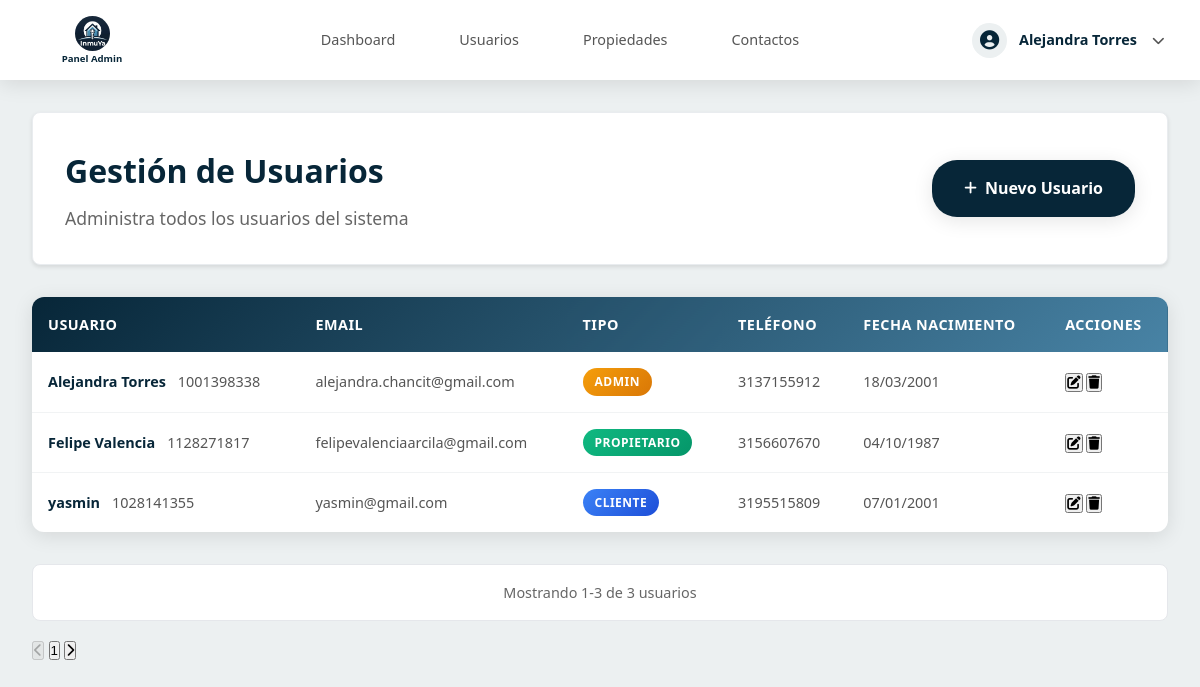
The page /InmuYa-main/index.php?route=admin/usuarios/usuarios (signed in) on the database its author committed.
### tables this page shows
CREATE TABLE `usuarios` (
  `id_usuario` int(11) NOT NULL,
  `nombre` varchar(100) NOT NULL,
  `email` varchar(100) NOT NULL,
  `telefono` varchar(20) DEFAULT NULL,
  `tipodocumento` int(11) NOT NULL,
  `numerodocumento` varchar(30) NOT NULL,
  `fechadenacimiento` date NOT NULL,
  `contrasena` varchar(255) NOT NULL,
  `tipo_usuario` enum('cliente','propietario','admin') NOT NULL
);

### InmuYa-main/app/controllers/UsuarioController.php (called while the page is built, shortened)
<?php
require_once __DIR__ . '/../models/UsuarioModel.php';
class UsuarioController {
    private $usuarioModel;
    public function __construct() {
        $this->usuarioModel = new UsuarioModel();
    }
    public function mostrarGestionUsuarios() {
        $usuarios = $this->usuarioModel->obtenerTodosLosUsuarios();
        include __DIR__ . '/../views/admin/usuarios/usuarios.php';
    }
}
?>

### InmuYa-main/index.php (called while the page is built, shortened)
<?php
try {
    $route = isset($_GET['route']) ? htmlspecialchars($_GET['route'], ENT_QUOTES, 'UTF-8') : 'home';
    $routeConfig = getRoute($route);
    if ($routeConfig) {
        if (isset($routeConfig['controller']) && isset($routeConfig['action'])) {
            $controllerName = $routeConfig['controller'];
            $actionName = $routeConfig['action'];
            $controllerPath = __DIR__ . '/app/controllers/' . $controllerName . '.php';
            if (file_exists($controllerPath)) {
                if (class_exists($controllerName)) {
                    $controller = new $controllerName();
                    if (method_exists($controller, $actionName)) {
                        $controller->$actionName();
                    } else {
                        http_response_code(404);
                        echo "Acción no encontrada: " . htmlspecialchars($actionName);
                    }
                } else {
                    http_response_code(500);
                    echo "Error: Clase del controlador no encontrada: " . htmlspecialchars($controllerName);
                }
            } else {
                http_response_code(404);
                echo "Controlador no encontrado: " . htmlspecialchars($controllerName);
            }
        }
    } else {
        http_response_code(404);
        echo "Ruta no encontrada: " . htmlspecialchars($route);
    }
} catch (Exception $e) {
    error_log("Error en index.php: " . $e->getMessage());
    ob_clean();
    http_response_code(500);
    echo "Error interno del servidor. Por favor, inténtalo más tarde.";
    if (defined('DEBUG') && DEBUG) {
        echo "<br><br>Error: " . htmlspecialchars($e->getMessage());
    }
}
?>

### InmuYa-main/app/models/UsuarioModel.php (called while the page is built, shortened)
<?php
class UsuarioModel {
    private $conexion;
    public function __construct() {
        $conexionPath = __DIR__ . '/../../config/conexion.php';
        if (isset($conexion)) {
            $this->conexion = $conexion;
        } elseif (isset($GLOBALS['conexion'])) {
            $this->conexion = $GLOBALS['conexion'];
        } else {
            throw new Exception("Error: No se pudo obtener la conexión a la base de datos");
        }
    }
    public function obtenerTodosLosUsuarios($limit = null, $offset = 0) {
        $sql = "SELECT * FROM usuarios ORDER BY nombre ASC";
        if ($limit) {
            $sql .= " LIMIT ? OFFSET ?";
            $stmt = $this->conexion->prepare($sql);
            if (!$stmt) {
                throw new Exception("Error en la preparación de la consulta: " . $this->conexion->error);
            }
            $stmt->bind_param("ii", $limit, $offset);
        } else {
            $stmt = $this->conexion->prepare($sql);
        }
        $stmt->execute();
        $result = $stmt->get_result();
        $users = [];
        while ($row = $result->fetch_assoc()) {
            $users[] = $row;
        }
        return $users;
    }
}
?>

### InmuYa-main/app/views/admin/usuarios/usuarios.php (the view, shortened to what this page needs)
<?php
include __DIR__ . '/../../layouts/admin.php';
?>
<div class="usuarios-content">
    <div class="page-header">
        <div class="header-left">
            <h2>Gestión de Usuarios</h2>
            <p>Administra todos los usuarios del sistema</p>
        </div>
        <div class="header-right">
            <a href="<?php echo BASE_URL; ?>index.php?route=admin/usuarios/nuevo" class="btn btn-primary">
                <i class="fas fa-plus"></i>
                Nuevo Usuario
            </a>
        </div>
    </div>
    <div class="table-section">
        <div class="table-container">
            <table class="data-table" id="usersTable">
                <thead>
                    <tr>
                        <th>Usuario</th>
                        <th>Email</th>
                        <th>Tipo</th>
                        <th>Teléfono</th>
                        <th>Fecha Nacimiento</th>
                        <th>Acciones</th>
                    </tr>
                </thead>
                <tbody>
                    <?php if (!empty($usuarios)): ?>
                        <?php foreach ($usuarios as $user): ?>
                            <tr data-user-id="<?php echo $user['id_usuario']; ?>">
                                <td>
                                    <div class="user-info">
                                        <span class="user-name"><?php echo htmlspecialchars($user['nombre']); ?></span>
                                        <span class="user-numeroIdentidad"><?php echo $user['numerodocumento']; ?></span>
                                    </div>
                                </td>
                                <td>
                                    <span class="user-email"><?php echo htmlspecialchars($user['email']); ?></span>
                                </td>
                                <td>
                                    <span class="badge <?php echo strtolower($user['tipo_usuario']); ?>">
                                        <?php echo ucfirst($user['tipo_usuario']); ?>
                                    </span>
                                </td>
                                <td>
                                    <span class="user-phone"><?php echo htmlspecialchars($user['telefono']); ?></span>
                                </td>
                                <td>
                                    <span class="user-date"><?php echo date('d/m/Y', strtotime($user['fechadenacimiento'] ?? 'now')); ?></span>
                                </td>
                                <td>
                                    <div class="action-buttons">
                                        <button class="btn-icon btn-edit" title="Editar" data-user-id="<?php echo $user['id_usuario']; ?>">
                                            <i class="fas fa-edit"></i>
                                        </button>
                                        <button class="btn-icon btn-delete" title="Eliminar" data-user-id="<?php echo $user['id_usuario']; ?>">
                                            <i class="fas fa-trash"></i>
                                        </button>
                                    </div>
                                </td>
                            </tr>
                        <?php endforeach; ?>
                    <?php endif; ?>
                </tbody>
            </table>
        </div>
    </div>
    <div class="pagination-section">
        <div class="pagination-info">
            <span>Mostrando 1-<?php echo count($usuarios); ?> de <?php echo count($usuarios); ?> usuarios</span>
        </div>
        <div class="pagination">
            <button class="btn-pagination" disabled>
                <i class="fas fa-chevron-left"></i>
            </button>
            <button class="btn-pagination active">1</button>
            <button class="btn-pagination">
                <i class="fas fa-chevron-right"></i>
            </button>
        </div>
    </div>
</div>

### InmuYa-main/public/css/admin.css (style rules this page uses)
* { margin: 0; padding: 0; box-sizing: border-box; }
:root { --color-principal: rgba(12, 97, 136, 0.589); --color-secundario: #072638; --color-terciario: #4883A5; --color-gris: #555; --color-blanco: white; --color-negro: black; --fuente-principal: 'Segoe UI', Tahoma, Geneva, Verdana, sans-serif; --color-gris-claro: #ecf0f1; --color-verde: #27ae60; --color-rojo: #e74c3c; --sombra-suave: 0 4px 20px rgba(0, 0, 0, 0.1); --sombra-hover: 0 8px 30px rgba(0, 0, 0, 0.15); --transicion: all 0.3s ease; --border-radius: 12px; --border-radius-boton: 25px; }
html { overflow-x: hidden; overflow-y: auto; }
body.admin-body { font-family: var(--fuente-principal); line-height: 1.6; color: var(--color-gris); height: 100%; margin: 0; padding: 0; padding-top: 80px; overflow-x: hidden; overflow-y: auto; }
.header-right { display: flex; justify-content: flex-end; align-items: center; }
.user-info { display: flex; align-items: center; gap: 0.75rem; }
.user-name { font-weight: 600; color: var(--color-secundario); font-size: 0.9rem; }
.page-header { display: flex; justify-content: space-between; align-items: center; margin-bottom: 2rem; padding: 2rem; background: white; border-radius: 8px; box-shadow: 0 2px 4px rgba(0,0,0,0.1); border: 1px solid #e9ecef; }
.header-left h2 { color: #072638; font-size: 2rem; font-weight: 700; margin-bottom: 0.5rem; }
.header-left p { color: #666; font-size: 1.1rem; }
.btn { padding: 1rem 2rem; border: none; border-radius: var(--border-radius-boton); font-size: 1rem; font-weight: 600; cursor: pointer; transition: var(--transicion); display: inline-flex; align-items: center; gap: 0.5rem; text-decoration: none; }
.btn-primary { background: linear-gradient(135deg, var(--color-secundario), var(--color-terciario)); color: var(--color-blanco); box-shadow: var(--sombra-suave); }

### rows shown on the page
usuarios: nombre "Alejandra Torres", numerodocumento "1001398338", email "alejandra.chancit@gmail.com", tipo_usuario "ADMIN", telefono "3137155912", fechadenacimiento "18/03/2001"
usuarios: nombre "Felipe Valencia", numerodocumento "1128271817", email "felipevalenciaarcila@gmail.com", tipo_usuario "PROPIETARIO", telefono "3156607670", fechadenacimiento "04/10/1987"
usuarios: nombre "yasmin", numerodocumento "1028141355", email "yasmin@gmail.com", tipo_usuario "CLIENTE", telefono "3195515809", fechadenacimiento "07/01/2001"

### other values the page prints
$userName "Alejandra Torres"
count($usuarios) "3"
